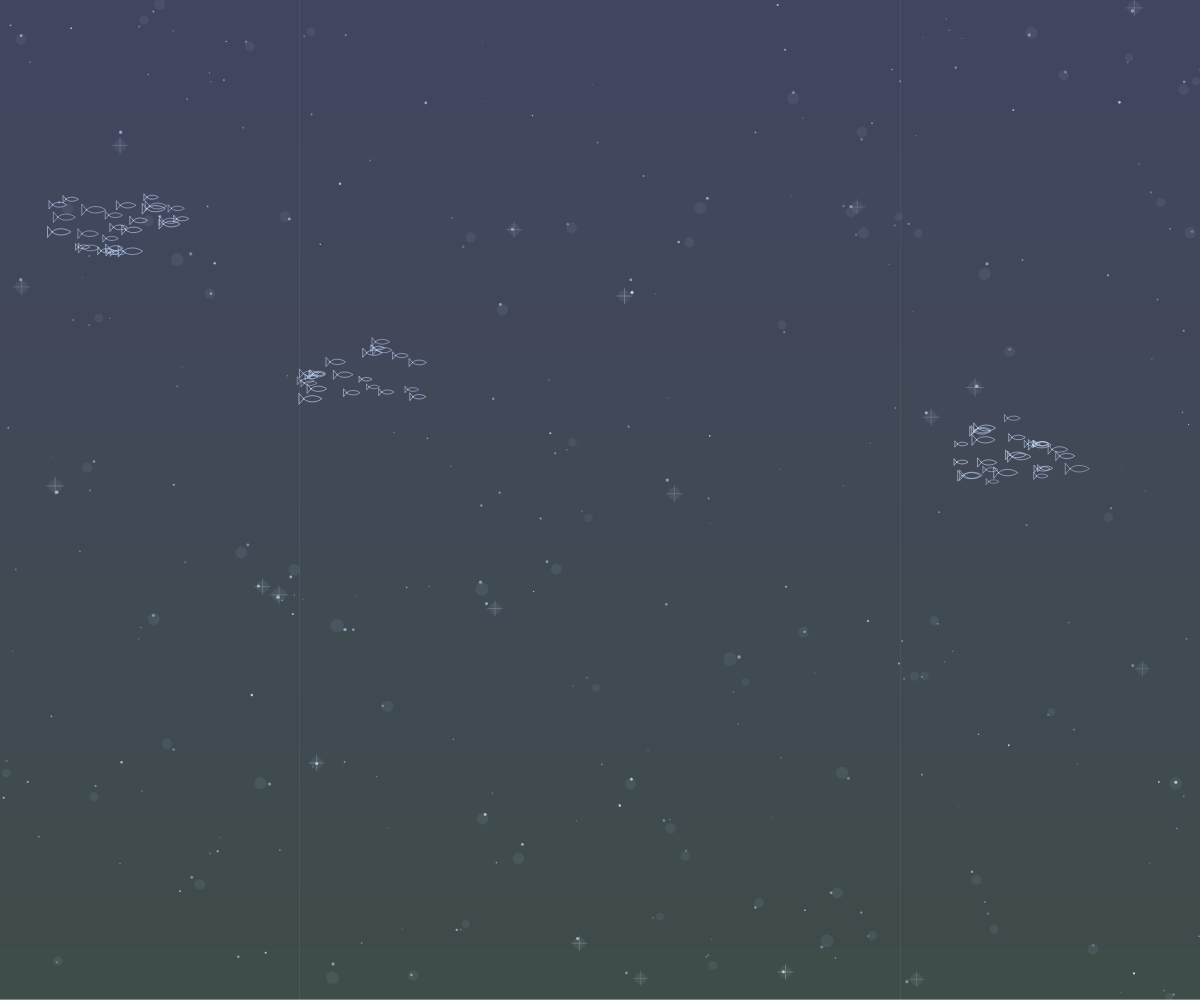
Frame 1 (no input)
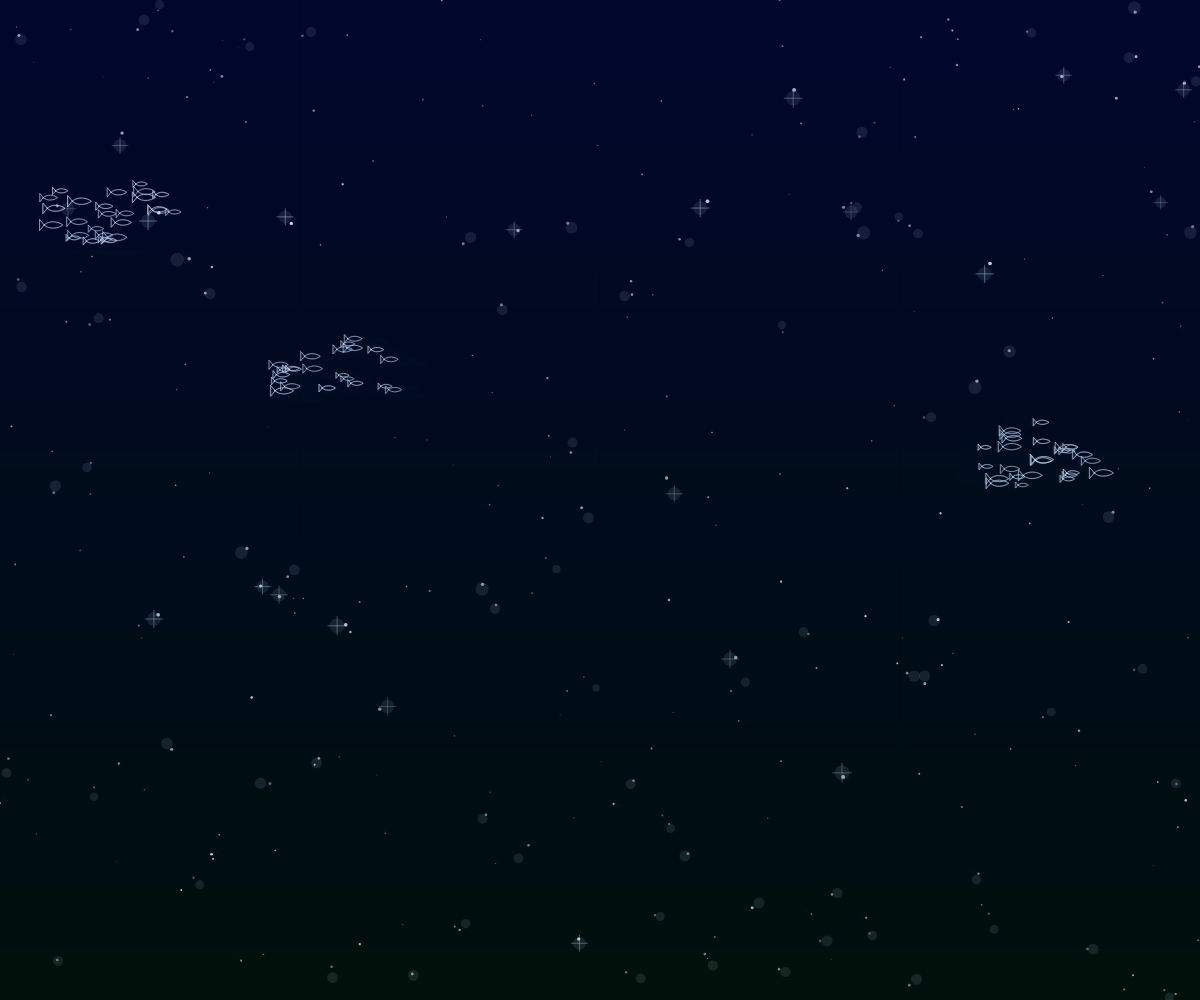
Frame 60 (no input)
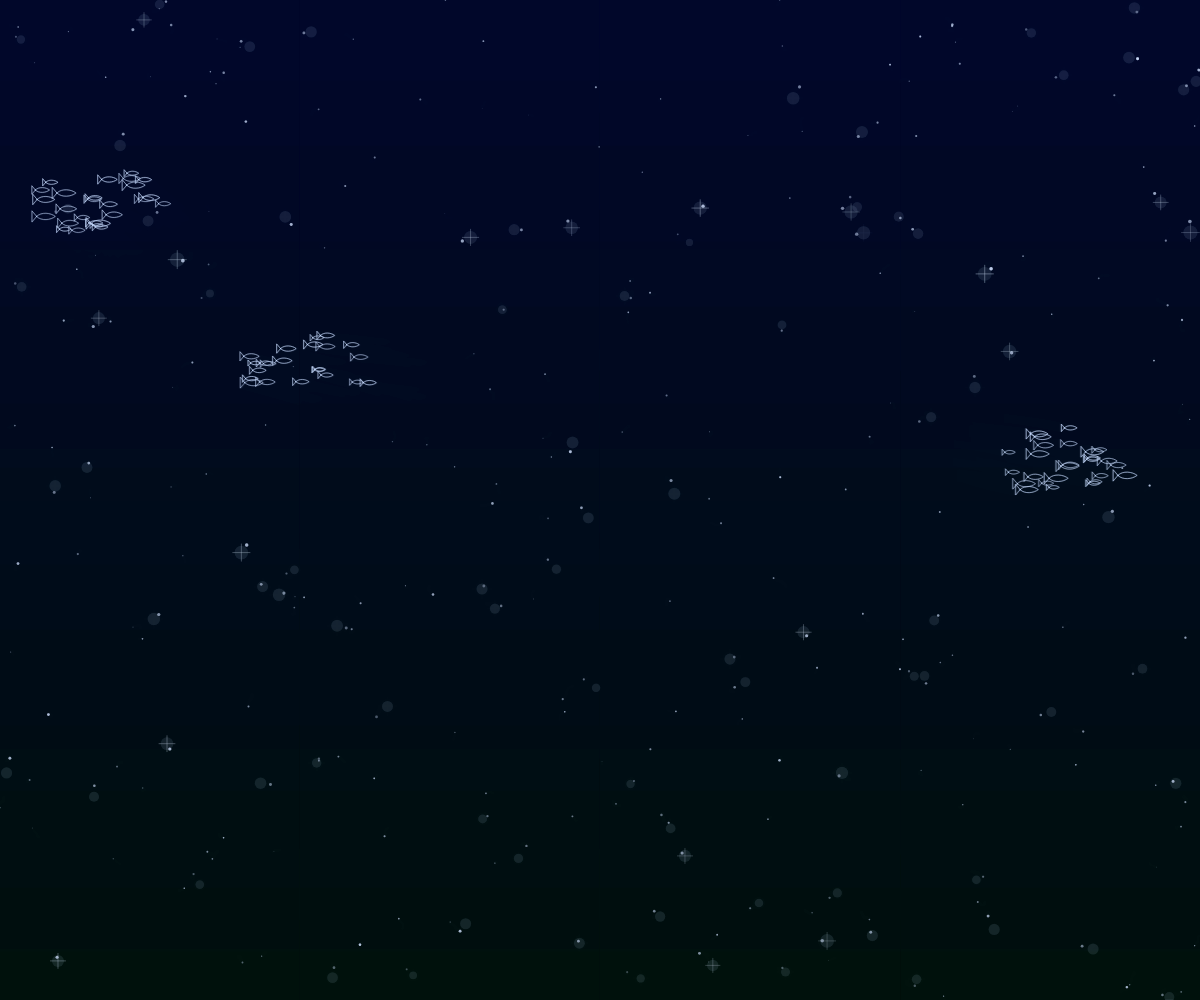
Frame 120 (the mouse pressed at the canvas centre since frame 60)

The p5.js sketch that drew these frames (run headless with seeded random() and noise() and a simulated clock; from frame 60 on, the mouse is pressed at the canvas centre):

// p5.js sketch
// ── sketch.js
let stars = [];
let schools = [];

function setup() {
  createCanvas(windowWidth, windowHeight);
  colorMode(RGB);
  initScene();
}

function initScene() {
  stars = [];
  schools = [];

  for (let i = 0; i < 280; i++) {
    stars.push({
      x: random(width),
      y: random(height),
      size: random(0.5, 2.8),
      bright: random(150, 255),
      twinkleSpeed: random(0.01, 0.04),
      twinkleOffset: random(TWO_PI),
      noiseOffset: random(1000), // Each star's independent noise seed
      px: 0,  // 当前x偏移
      py: 0   // 当前y偏移
    });
  }

  for (let s = 0; s < 3; s++) {
    let school = [];
    let cx = random(80, width - 80);
    let cy = random(100, height - 100);
    let dir = random(TWO_PI);
    for (let i = 0; i < random(18, 30); i++) {
      school.push({
        offsetX: random(-60, 60),
        offsetY: random(-30, 30),
        size: random(5, 10),
        speed: random(0.4, 0.9)
      });
    }
    schools.push({
      cx, cy,
      vx: cos(dir) * 0.5,
      vy: sin(dir) * 0.2,
      fish: school
    });
  }
}

function windowResized() {
  resizeCanvas(windowWidth, windowHeight);
  initScene();
}

function drawFish(x, y, sz, col) {
  stroke(col);
  strokeWeight(0.8);
  noFill();
  beginShape();
  vertex(x - sz, y);
  bezierVertex(x - sz*0.5, y - sz*0.5, x + sz*0.5, y - sz*0.4, x + sz, y);
  bezierVertex(x + sz*0.5, y + sz*0.4, x - sz*0.5, y + sz*0.5, x - sz, y);
  endShape(CLOSE);
  beginShape();
  vertex(x - sz, y);
  vertex(x - sz*1.5, y - sz*0.6);
  vertex(x - sz*1.5, y + sz*0.6);
  endShape(CLOSE);
}

function draw() {
  for (let y = 0; y < height; y++) {
    let t = y / height;
    stroke(lerp(2,1,t), lerp(8,18,t), lerp(45,14,t));
    line(0, y, width, y);
  }

  noStroke();
  for (let s of stars) {
    s.px = map(noise(s.noiseOffset + frameCount * 0.003), 0, 1, -20, 20);
    s.py = map(noise(s.noiseOffset + 100 + frameCount * 0.003), 0, 1, -20, 20);
    let tw = sin(frameCount * s.twinkleSpeed + s.twinkleOffset);
    let n = noise(s.noiseOffset + frameCount * 0.003);  // Perlin noise, slow change
    let alpha = map(tw, -1, 1, 80, s.bright) * map(n, 0, 1, 0.5, 1.2);
    let sz = s.size + map(tw, -1, 1, 0, 0.8) + map(n, 0, 1, -0.3, 0.5);
    if (s.size > 1.8) {
      fill(200, 220, 255, 18);
      ellipse(s.x, s.y, sz * 4, sz * 4);
    }
    fill(210, 225, 255, alpha);
    ellipse(s.x + s.px, s.y + s.py, sz, sz);
    if (s.size > 2.2 && tw > 0.5) {
      stroke(220, 235, 255, alpha * 0.6);
      strokeWeight(0.5);
      let arm = sz * 2.5;
      line(s.x - arm, s.y, s.x + arm, s.y);
      line(s.x, s.y - arm, s.x, s.y + arm);
      noStroke();
    }
  }

  for (let sc of schools) {
    sc.cx += sc.vx;
    sc.cy += sc.vy;
    if (sc.cx < 60 || sc.cx > width - 60) sc.vx *= -1;
    if (sc.cy < 80 || sc.cy > height - 80) sc.vy *= -1;
    for (let f of sc.fish) {
      let t = frameCount * f.speed * 0.012;
      let fx = sc.cx + f.offsetX + sin(t + f.offsetX) * 8;
      let fy = sc.cy + f.offsetY + cos(t * 1.3 + f.offsetY) * 5;
      drawFish(fx, fy, f.size, color(200, 220, 255, random(140, 200)));
    }
  }
}
